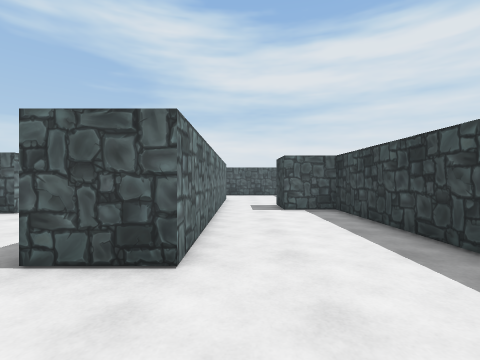
View 1 (above)

20 first-person views from a walk through a Unity game level. The camera is 1.26 m above the floor, looks level and sees 85° across. The floor is counted in squares, 1.44 m on a side. Each view is taken from the middle of a square. On the plan, view 1 faces up. The plan holds only what a view shows up to about 10 squares ahead; the rest is blank. The player character is not drawn.

View 2
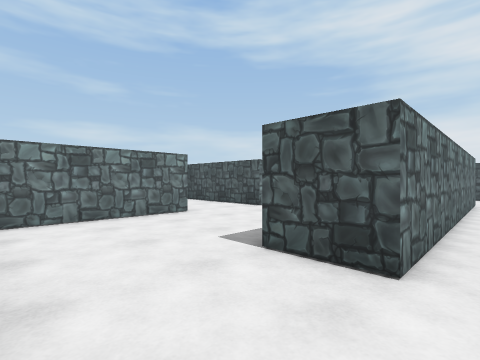

View 3
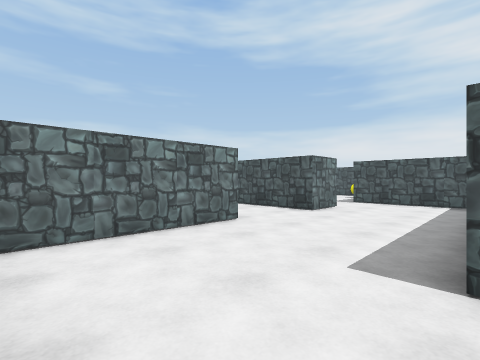

View 4
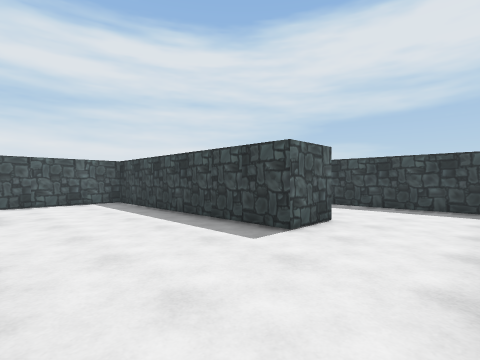

View 5
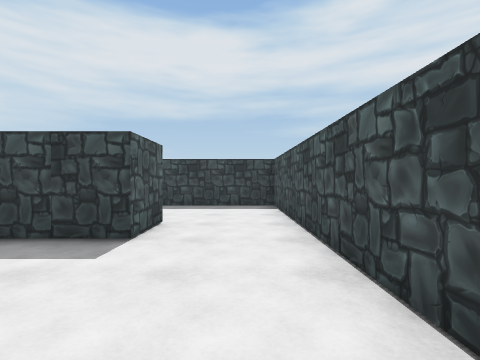

View 6
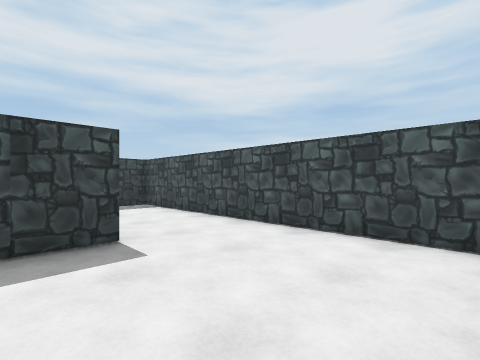

View 7
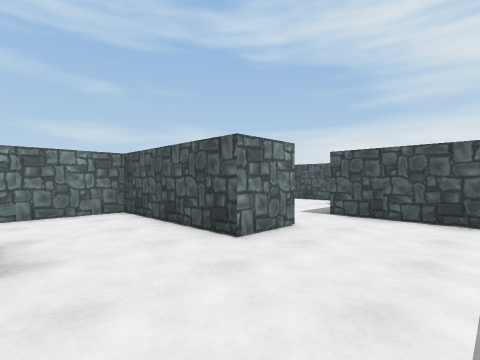

View 8
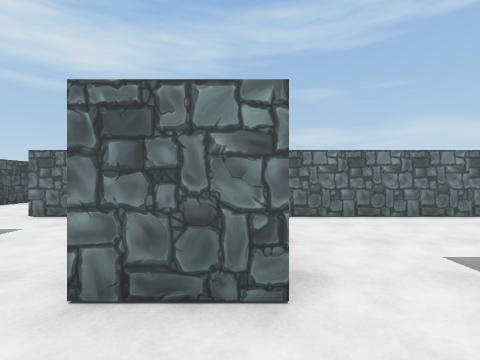

View 9
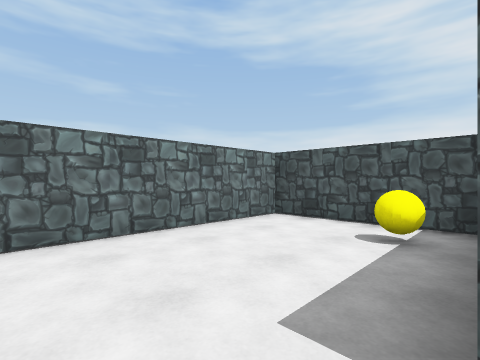

View 10
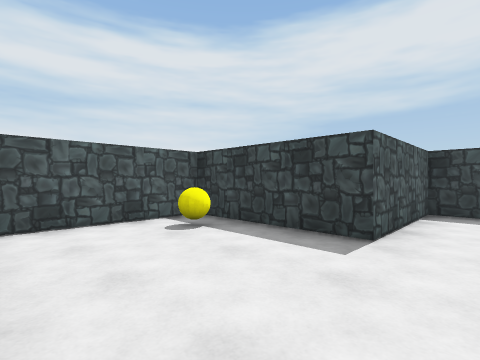

View 11
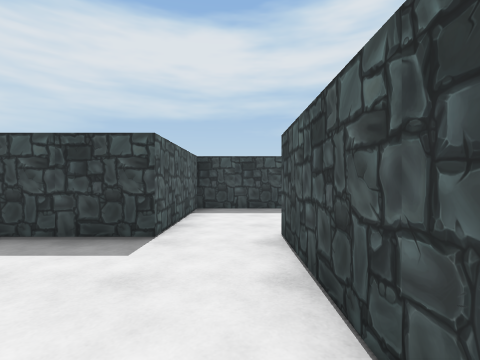

View 12
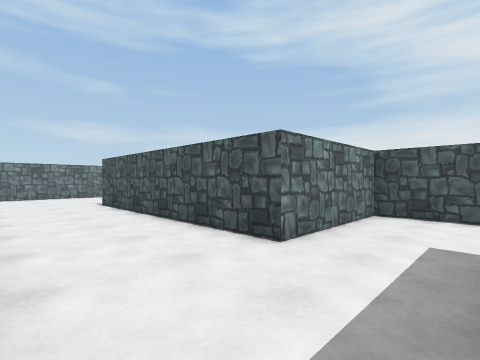

View 13
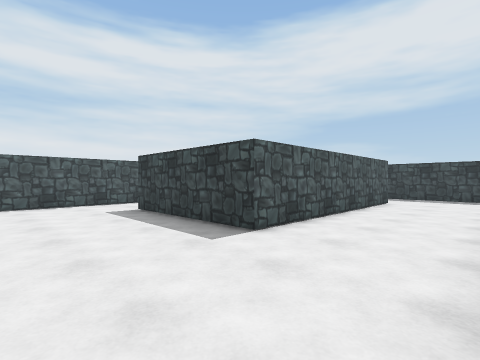

View 14
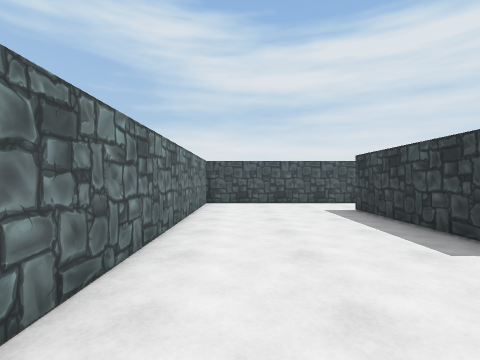

View 15
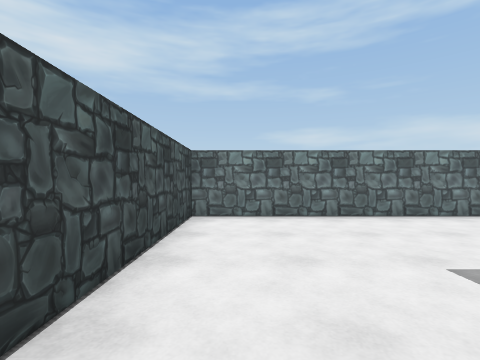

View 16
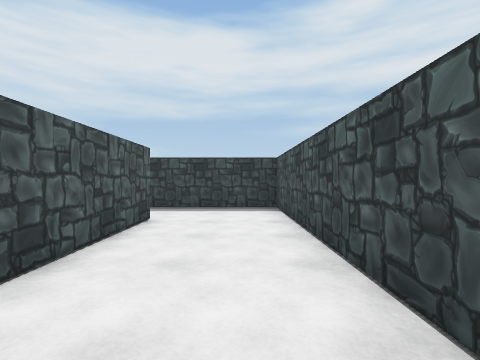

View 17
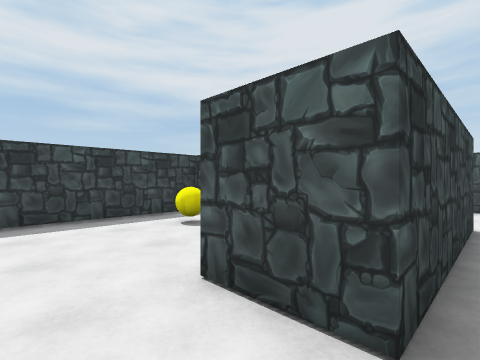

View 18
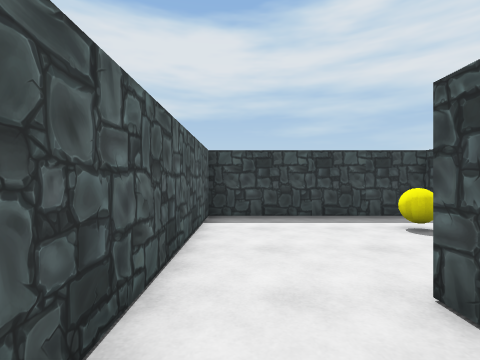

View 19
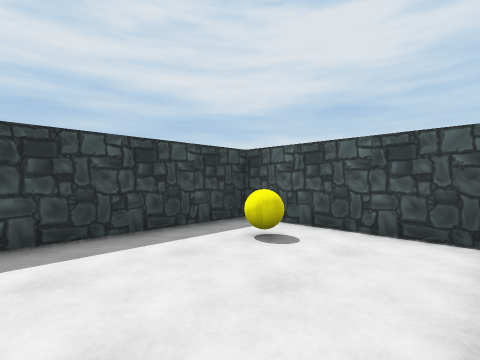

View 20
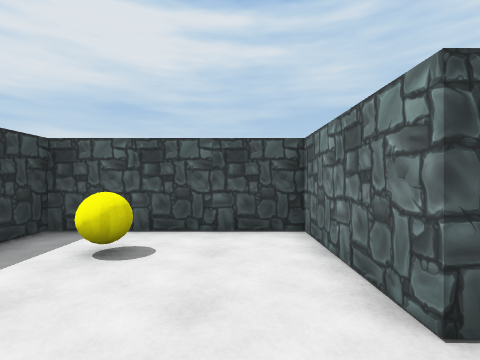

### Floor plan
Points are (right, up) in squares from view 1. A wall is a line through its corners. A room is listed if a view was taken in it or the views show most of it. See-through windows are left out.
Room 1 (views 1, 2, 3, 4, 5, 6, 7, 8)
walls: (-6.2, 4.1) (-6.2, 0.1); (-0.6, 6.6) (-0.6, 2.6) (-2.2, 2.6) (-2.2, 10.3) (-6.1, 10.3); (-5.9, -0.2) (2.8, -0.2) (2.8, 7.6) (1.3, 7.6); (-5.8, 8.3) (-5.8, 6.8)
ways out: opening at (-6, 9.5) to room 2; opening at (-7, 5.5) to room 3; opening at (0.5, 7.5)
Room 2 (views 9, 10, 11)
walls: (-6.1, 10.3) (-6.1, 14.5) (-10.2, 14.5) (-10.2, 9.1); (-9.4, 8.3) (-5.8, 8.3)
ways out: opening at (-6, 9.5) to room 1
objects: yellow ball (-7, 13)
Room 3 (views 12, 13, 14, 15, 16, 17, 18)
walls: (-14.8, -0.2) (-7.7, -0.2) (-7.7, 3.9); (-17.5, 9.7) (-22.2, 9.7) (-22.2, -0.2) (-17.2, -0.2); (-5.8, 6.8) (-10.2, 6.8) (-10.2, 3) (-17.7, 3) (-17.7, 7.6)
ways out: opening at (-7, 5.5) to room 1; opening at (-16.5, 8.5) to room 4
Room 4 (views 19, 20)
walls: (-17.7, 7.6) (-16.1, 7.6) (-16.1, 4.6) (-11.8, 4.6) (-11.8, 9.7) (-17.5, 9.7)
ways out: opening at (-16.5, 8.5) to room 3
objects: yellow ball (-13, 6)

Where each view was taken, in squares from view 1:
view 1: 0 up, 0 right, facing up
view 2: 0 up, 0 right, facing up-left
view 3: 0 up, 2 left, facing up-left
view 4: 0 up, 6 left, facing up-right
view 5: 1 up, 6 left, facing right
view 6: 4 up, 6 left, facing down-right
view 7: 4 up, 3 left, facing up-left
view 8: 8 up, 4 left, facing left
view 9: 9 up, 6 left, facing up-left
view 10: 9 up, 10 left, facing up-right
view 11: 9 up, 10 left, facing right
view 12: 0 up, 8 left, facing up-left
view 13: 0 up, 21 left, facing up-right
view 14: 0 up, 21 left, facing up
view 15: 1 up, 16 left, facing left
view 16: 1 up, 16 left, facing right
view 17: 9 up, 18 left, facing down-right
view 18: 9 up, 18 left, facing right
view 19: 9 up, 16 left, facing down-right
view 20: 9 up, 15 left, facing down
